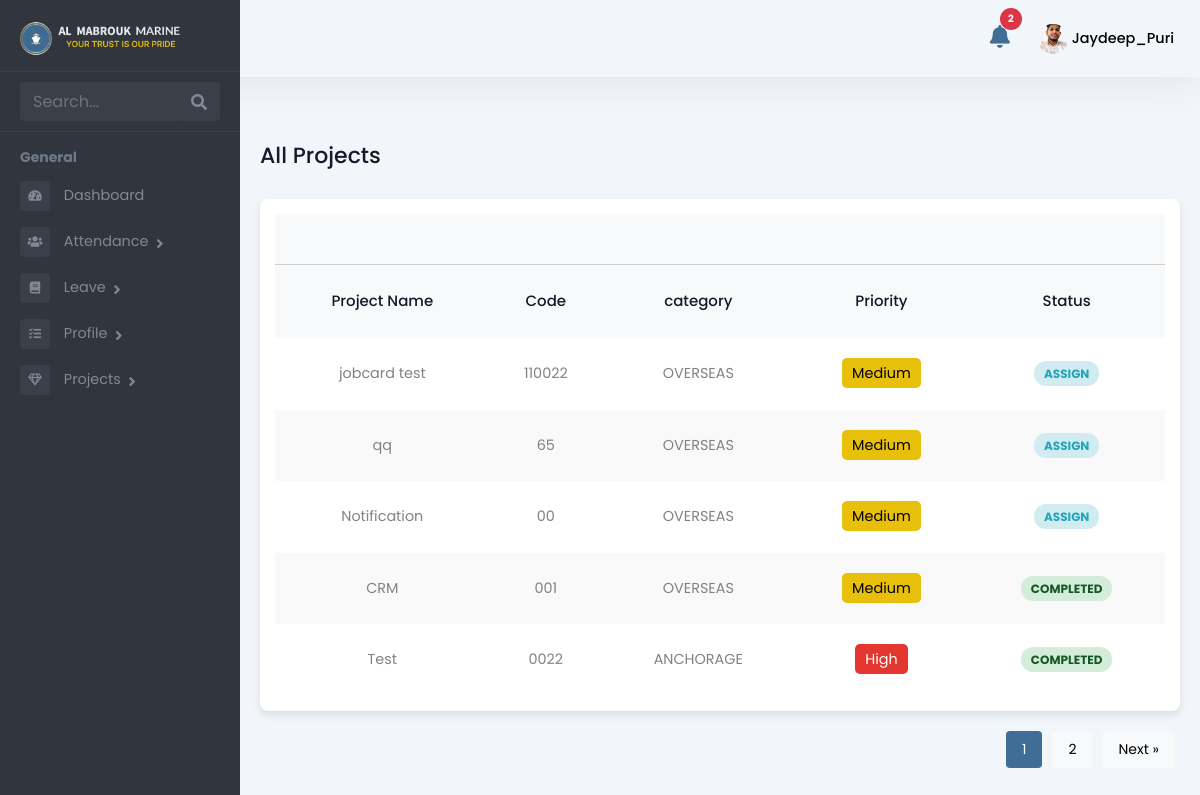
/employee/projects/ (signed in), run on an earlier commit of the app's database.
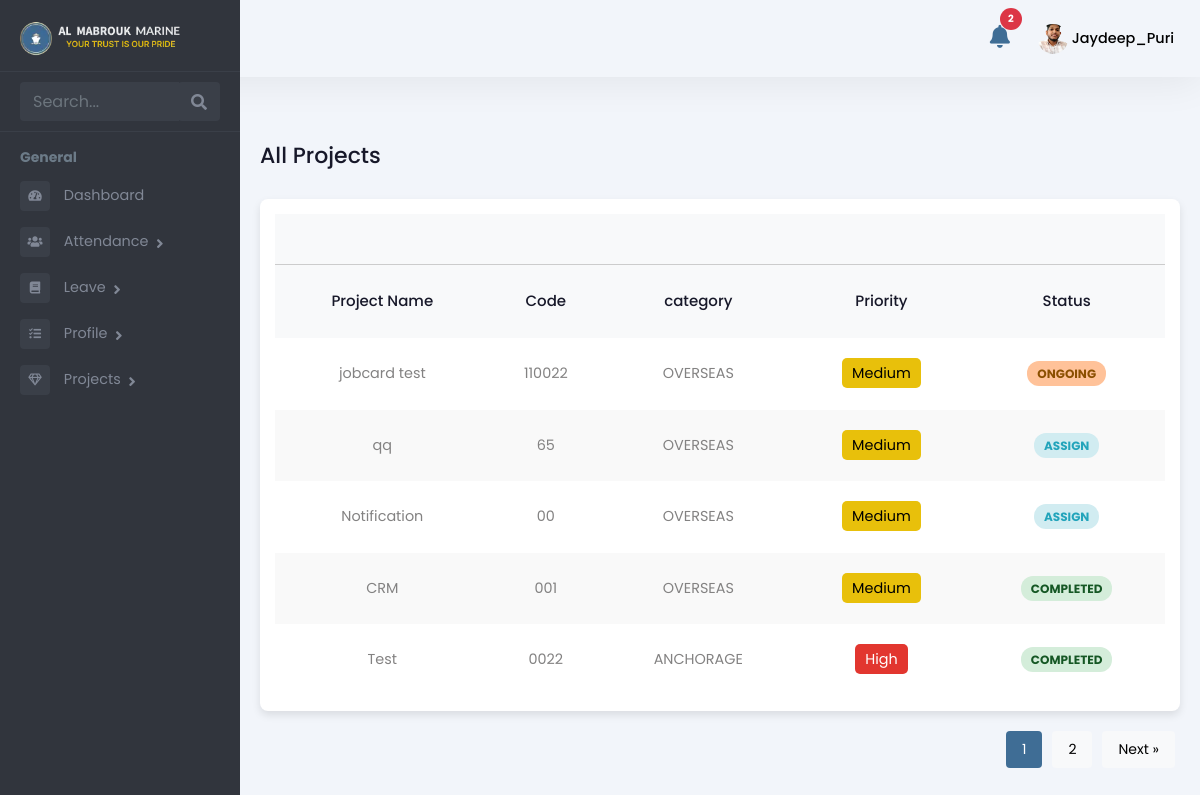
And on a later commit of the database.
### Admin/models.py (models this page shows, shortened)
class Project(models.Model):
    STATUS_CHOICES = [
        ('PENDING', 'Pending'),
        ('ASSIGN', 'Assign'),
        ('ONGOING', 'Ongoing'),
        ('HOLD', 'Hold'),
        ('CANCELLED', 'Cancelled'),
        ('COMPLETED', 'Completed'),
    ]
    CATEGORY_CHOICES = [
        ('OVERSEAS', 'Overseas'),
        ('ANCHORAGE', 'Anchorage'),
        ('HOLIDAY_WORKING', 'Holiday Working'),
    ]
    PRIORITY_CHOICES = [
        ('HIGH', 'High'),
        ('MEDIUM', 'Medium'),
        ('LOW', 'Low'),
    ]
    name = models.CharField(max_length=255)
    code = models.CharField(max_length=100, unique=True)
    client_name = models.CharField(max_length=255, default="", blank=True)
    purchase_and_expenses = models.DecimalField(
        max_digits=12, decimal_places=2, default=0.00)
    invoice_amount = models.DecimalField(
        max_digits=12, decimal_places=2, default=0.00)
    currency_code = models.CharField(max_length=10, default="AED")
    status = models.CharField(
        max_length=100, choices=STATUS_CHOICES, default='PENDING')
    category = models.CharField(
        max_length=50, choices=CATEGORY_CHOICES, default='OVERSEAS')
    priority = models.CharField(max_length=10, choices=PRIORITY_CHOICES, default='MEDIUM')
    job_description = models.TextField(blank=True, null=True)
    manager = models.ForeignKey(
        'Employee', on_delete=models.SET_NULL, null=True, blank=True, related_name='managed_projects',
        limit_choices_to={'is_manager': True}
    )
    created_at = models.DateTimeField(auto_now_add=True)
    deadline_date = models.DateField(null=True, blank=True)
    attachment = models.FileField(upload_to='project_attachments/', blank=True, null=True)
    job_card = models.FileField(upload_to='job_cards/', blank=True, null=True)

class TeamMemberStatus(models.Model):
    STATUS_CHOICES = [
        ('ASSIGN', 'Assign'),
        ('ONGOING', 'Ongoing'),
        ('HOLD', 'Hold'),
        ('CANCELLED', 'Cancelled'),
        ('COMPLETED', 'Completed'),
    ]
    team = models.ForeignKey('Team', on_delete=models.CASCADE, related_name='team_members_status')
    employee = models.ForeignKey('Employee', on_delete=models.CASCADE, related_name='project_statuses')
    status = models.CharField(max_length=100, choices=STATUS_CHOICES, default='ASSIGN')
    notes = models.TextField(max_length=2000, null=True, blank=True)
    last_updated = models.DateTimeField(auto_now=True)
    class Meta:
        unique_together = ('team', 'employee')

### employee_data/views.py (the view)
# urls.py: path('projects/', project_list_view, name='project-list'),
@login_required
def projects(request):
    current_user = request.user
    employee = current_user.employee_profile
    team_member_statuses = TeamMemberStatus.objects.filter(employee=employee).order_by('-team__project__created_at')
    project_data = [
        {
            "id": status.team.project.id,
            "name": status.team.project.name,
            "category": status.team.project.category,
            "code": status.team.project.code,
            "status": status.status,
            "invoice": status.team.project.invoice_amount,
            "currency": status.team.project.currency_code,
            "purchase_and_expenses": status.team.project.purchase_and_expenses,
        }
        for status in team_member_statuses
    ]
    paginator = Paginator(project_data, 5)
    page_number = request.GET.get('page')
    paginated_projects = paginator.get_page(page_number)
    context = {
        "projects": paginated_projects,
    }
    return render(request, 'employee/project_list.html', context)

### templates/employee/project_list.html (shortened to what this page needs)
{% extends 'employee/employeebase.html' %}
{% load static %}
{% block content %}
<div class="emply-list-wraper">
  <div class="pg-title">
    <h1>All Projects</h1>
  </div>
  <div class="widget-box table-wdgt">
    <table id="employeeTable">
      <thead>
        <tr style="border-bottom: 1px solid #ccc">
          <th></th>
          <th></th>
          <th></th>
          <th></th>
          <th></th>
        </tr>
      </thead>
      <thead>
        <tr>
          <th>Project Name</th>
          <th>Code</th>
          <th>category</th>
          <th>Priority</th>
          <th>Status</th>
        </tr>
      </thead>
      <tbody>
        {% for project in projects %}
          <tr>
            <td><a href="{% url 'project_details' project.id %}">{{ project.name }}</a></td>
            <td>{{ project.code }}</td>
            <td>{{ project.category }}</td>
            <td>
              {% if project.category == 'ANCHORAGE' %}
                <span class="priority high">High</span>
              {% else %}
                <span class="priority medium">Medium</span>
              {% endif %}
            </td>
            <td>
              <span class="status
                {% if project.status == 'ONGOING' %}ongoing
                {% elif project.status == 'COMPLETED' %}completed
                {% elif project.status == 'ASSIGN' %}Assign
                {% elif project.status == 'PENDING' %}pending
                {% elif project.status == 'HOLD' %}hold
                {% elif project.status == 'CANCELLED' %}cancelled
                {% else %}status-default{% endif %}
              ">{{ project.status }}</span>
            </td>
          </tr>
        {% endfor %}
      </tbody>
    </table>
  </div>
  <div class="pagination" id="pagination">
    {% for num in projects.paginator.page_range %}
        <a href="?page={{ num }}">
            <button class="{% if num == projects.number %}active{% endif %}">{{ num }}</button>
        </a>
    {% endfor %}
    {% if projects.has_next %}
        <a href="?page={{ projects.next_page_number }}">
            <button>Next &raquo;</button>
        </a>
    {% endif %}
</div>
</div>
{% endblock %}

What changed in the data, as far as the page shows it:
changed TeamMemberStatus: status "ASSIGN" → "ONGOING" (drawn)
Also different on the page:
new list line: "jobcard test 110022 OVERSEAS"
new list line: "Medium"
new list line: "ONGOING"
list line gone: "jobcard test 110022 OVERSEAS"
list line gone: "Medium"
list line gone: "ASSIGN"
